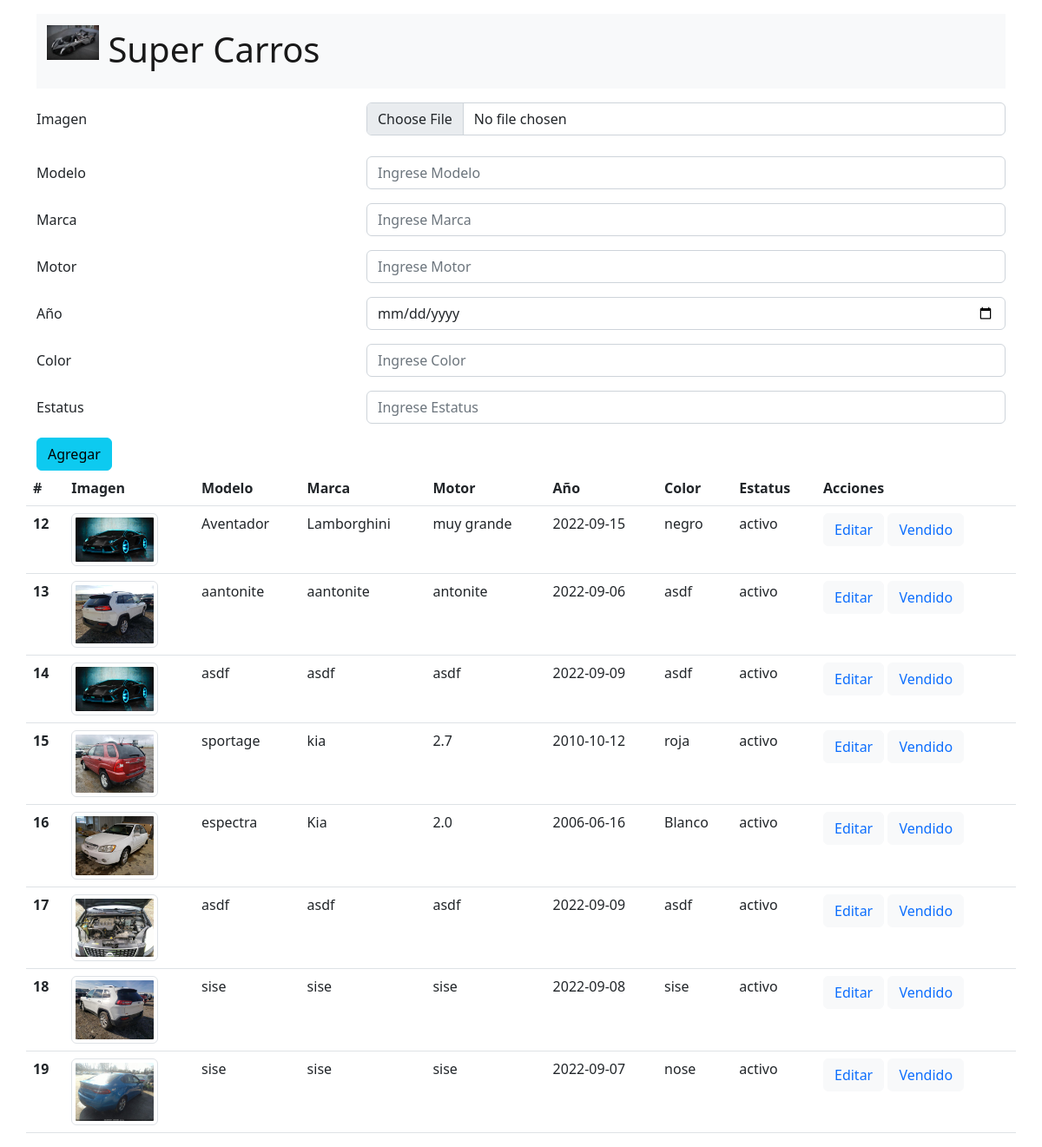
The page / on the database its author committed.
### tables this page shows
CREATE TABLE `carros` (
  `id` int(11) NOT NULL,
  `img` varchar(500) NOT NULL,
  `modelo` varchar(50) NOT NULL,
  `marca` varchar(50) NOT NULL,
  `motor` varchar(50) NOT NULL,
  `año` date NOT NULL,
  `color` varchar(50) NOT NULL,
  `status` varchar(30) NOT NULL
);

### apps/table.php (the view, shortened to what this page needs)
<?php
  include ("model/conexion.php");
  $sentencia = $bd->query("SELECT * FROM carros WHERE status = 'activo'");
  $carros = $sentencia->fetchAll(PDO::FETCH_OBJ);
  ?>
<div class="container">
    <div class="row">
        <table class="table" id="tabla">
            <thead>
                <tr>
                    <th scope="col">#</th>
                    <th scope="col">Imagen</th>
                    <th scope="col">Modelo</th>
                    <th scope="col">Marca</th>
                    <th scope="col">Motor</th>
                    <th scope="col">Año</th>
                    <th scope="col">Color</th>
                    <th scope="col">Estatus</th>
                    <th scope="col">Acciones</th>
                </tr>
            </thead>
    </div>
</div>
  <?php
 foreach($carros as $carro){
    ?>
    <tr>
        <th scope="row"><?php echo $carro->id?></th>
        <td>
                <img class="img-thumbnail rounded" src="img/<?php echo $carro->img;?>" width="100px" alt="<?php echo $carro->img;?>" srcset="">
                </td>
        <td><?php echo $carro->modelo?></td>
        <td><?php echo $carro->marca?></td>
        <td><?php echo $carro->motor?></td>
        <td><?php echo $carro->año?></td>
        <td><?php echo $carro->color?></td>
        <td><?php echo $carro->status?></td>
        <td><button type="button" class="btn btn-light"><a style="text-decoration:none" href="modificar.php?id=<?php echo $carro->id?>">Editar</a> </button>   <button type="button" class="btn btn-light"><a style="text-decoration:none" href="apps/borrar.php?id=<?php echo $carro->id?>">Vendido</a></button></td>
    </tr>
<?php } ?>

### templates/header.php (shortened to what this page needs)
<!doctype html>
<html lang="en">
<head>
  <link href="https://unpkg.com/vanilla-datatables@latest/dist/vanilla-dataTables.min.css" rel="stylesheet" type="text/css">
  <link rel="stylesheet" href="https://cdn.jsdelivr.net/npm/bootstrap@5.2.0/dist/css/bootstrap.min.css"
>
</head>
<body>
    <div class="container">
        <div class="row">
            <div class="py-3">
  <header>
  <nav class="navbar navbar-light bg-light">
  <div class="container-fluid">
    <a class="navbar-brand" href=""><h1>
      <img src="img/images.jpg" alt="logo" width="60" height="40" class="d-inline-block align-text-top">
      Super Carros </h1>
    </a>
  </div>
</nav>
  </header>
  </div>
  </div>
  </div>

### index.php
<?php include ("templates/header.php"); ?>
  <main>
<form action="apps/ingresar.php" method="post" enctype="multipart/form-data">
    <div class="container">
        <div class="mb-4 row">
            <label for="imagen" class="col-4 col-form-label">Imagen</label>
         <div class="col-8">
            <input type="file" class="form-control" name="img" id="img"  " placeholder="Imagen" required>
            </div>
            </div>
            <div class="mb-3 row">
                <label for="modelo" class="col-4 col-form-label">Modelo</label>
                <div class="col-8">
                    <input type="text" class="form-control" name="modelo" id="modelo" placeholder="Ingrese Modelo" required>
                </div>
            </div>
            <div class="mb-3 row">
                <label for="marca" class="col-4 col-form-label">Marca</label>
                <div class="col-8">
                    <input type="text" class="form-control" name="marca" id="marca"  placeholder="Ingrese Marca" required>
                </div>
            </div>
            <div class="mb-3 row">
                <label for="motor" class="col-4 col-form-label">Motor</label>
                <div class="col-8">
                    <input type="text" class="form-control" name="motor" id="motor"  placeholder="Ingrese Motor" required>
                </div>
            </div>
            <div class="mb-3 row">
                <label for="año" class="col-4 col-form-label">Año</label>
                <div class="col-8">
                    <input type="date" class="form-control" name="año" id="año" placeholder="Ingrese Año" required>
                </div>
            </div>
            <div class="mb-3 row">
                <label for="color" class="col-4 col-form-label">Color</label>
                <div class="col-8">
                    <input type="text" class="form-control" name="color" id="color"  placeholder="Ingrese Color" required>
                </div>
            </div>
            <div class="mb-3 row">
                <label for="estatus" class="col-4 col-form-label">Estatus</label>
                <div class="col-8">
                    <input type="text" class="form-control" name="estatus" id="estatus" placeholder="Ingrese Estatus" required>
                </div>
            </div>
            <div class="btn-group" role="group" aria-label="">
                <button type="submit" name="ingresar"  value="ingresar" class="btn btn-info ">Agregar</button>
            </div>
</form>
  </main>
<?php include ("apps/table.php"); ?>
<?php include ("templates/footer.php"); ?>

### templates/footer.php (shortened to what this page needs)
</body>
</html>

### rows shown on the page
carros: id "12", img (placeholder picture), modelo "Aventador", marca "Lamborghini", motor "muy grande", año "2022-09-15", color "negro", status "activo"
carros: id "13", img (picture), modelo "aantonite", marca "aantonite", motor "antonite", año "2022-09-06", color "asdf", status "activo"
carros: id "14", img (placeholder picture), modelo "asdf", marca "asdf", motor "asdf", año "2022-09-09", color "asdf", status "activo"
carros: id "15", img (picture), modelo "sportage", marca "kia", motor "2.7", año "2010-10-12", color "roja", status "activo"
carros: id "16", img (picture), modelo "espectra", marca "Kia", motor "2.0", año "2006-06-16", color "Blanco", status "activo"
carros: id "17", img (picture), modelo "asdf", marca "asdf", motor "asdf", año "2022-09-09", color "asdf", status "activo"
carros: id "18", img (picture), modelo "sise", marca "sise", motor "sise", año "2022-09-08", color "sise", status "activo"
carros: id "19", img (picture), modelo "sise", marca "sise", motor "sise", año "2022-09-07", color "nose", status "activo"
